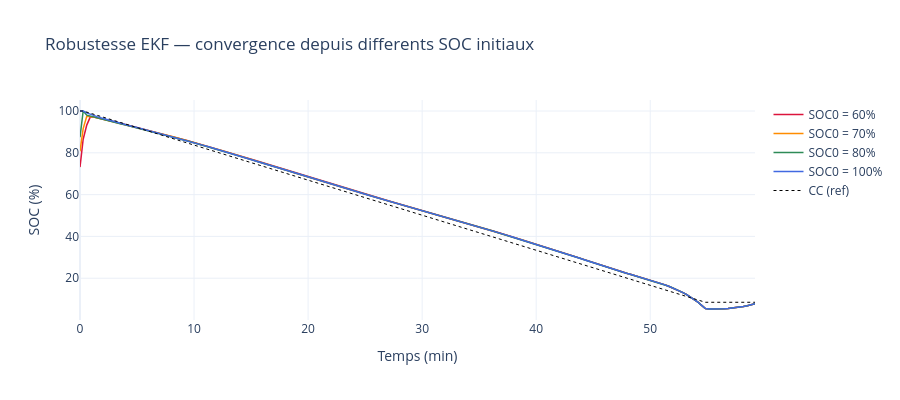

The notebook cell this image was saved under:
### Markdown cell above
## 3. Test de robustesse — erreur SOC initiale

### Code cell
# Que se passe-t-il si on démarre avec un SOC initial erroné ?
fig = go.Figure()
colors = ['crimson', 'darkorange', 'seagreen', 'royalblue']

for soc_init, color in zip([0.6, 0.7, 0.8, 1.0], colors):
    ekf.reset(soc0=soc_init)
    soc_test = np.zeros(len(t))
    for k in range(len(t)):
        ekf.predict(I[k], dt_arr[k])
        ekf.update(V[k])
        soc_test[k] = ekf.x[0, 0]
    fig.add_trace(go.Scatter(x=t_min, y=soc_test*100,
        name=f'SOC0 = {soc_init*100:.0f}%', line=dict(color=color, width=1.5)))

fig.add_trace(go.Scatter(x=t_min, y=soc_cc*100, name='CC (ref)',
    line=dict(color='black', dash='dot', width=1)))
fig.update_layout(title='Robustesse EKF — convergence depuis differents SOC initiaux',
    xaxis_title='Temps (min)', yaxis_title='SOC (%)',
    template='plotly_white', height=400)
fig.show()
fig.write_html(str(DATA_PROC / 'fig_11_ekf_robustness.html'))
print('Observation : l EKF converge vers la bonne valeur meme avec un mauvais SOC initial.')

### Figure 1 — Plotly figure (JSON) as saved in the notebook; plotly's stock layout.template omitted (floating-point values rounded to 4 significant figures; data arrays with more than 128 entries replaced by an {"elided": "..."} marker saying what was removed)
{"data": [{"line": {"color": "crimson", "width": 1.5}, "name": "SOC0 = 60%", "type": "scatter", "x": {"elided": "190 float values"}, "y": {"elided": "190 float values"}}, {"line": {"color": "darkorange", "width": 1.5}, "name": "SOC0 = 70%", "type": "scatter", "x": {"elided": "190 float values"}, "y": {"elided": "190 float values"}}, {"line": {"color": "seagreen", "width": 1.5}, "name": "SOC0 = 80%", "type": "scatter", "x": {"elided": "190 float values"}, "y": {"elided": "190 float values"}}, {"line": {"color": "royalblue", "width": 1.5}, "name": "SOC0 = 100%", "type": "scatter", "x": {"elided": "190 float values"}, "y": {"elided": "190 float values"}}, {"line": {"color": "black", "dash": "dot", "width": 1}, "name": "CC (ref)", "type": "scatter", "x": {"elided": "190 float values"}, "y": {"elided": "190 float values"}}], "layout": {"height": 400, "title": {"text": "Robustesse EKF — convergence depuis differents SOC initiaux"}, "xaxis": {"title": {"text": "Temps (min)"}}, "yaxis": {"title": {"text": "SOC (%)"}}}}
